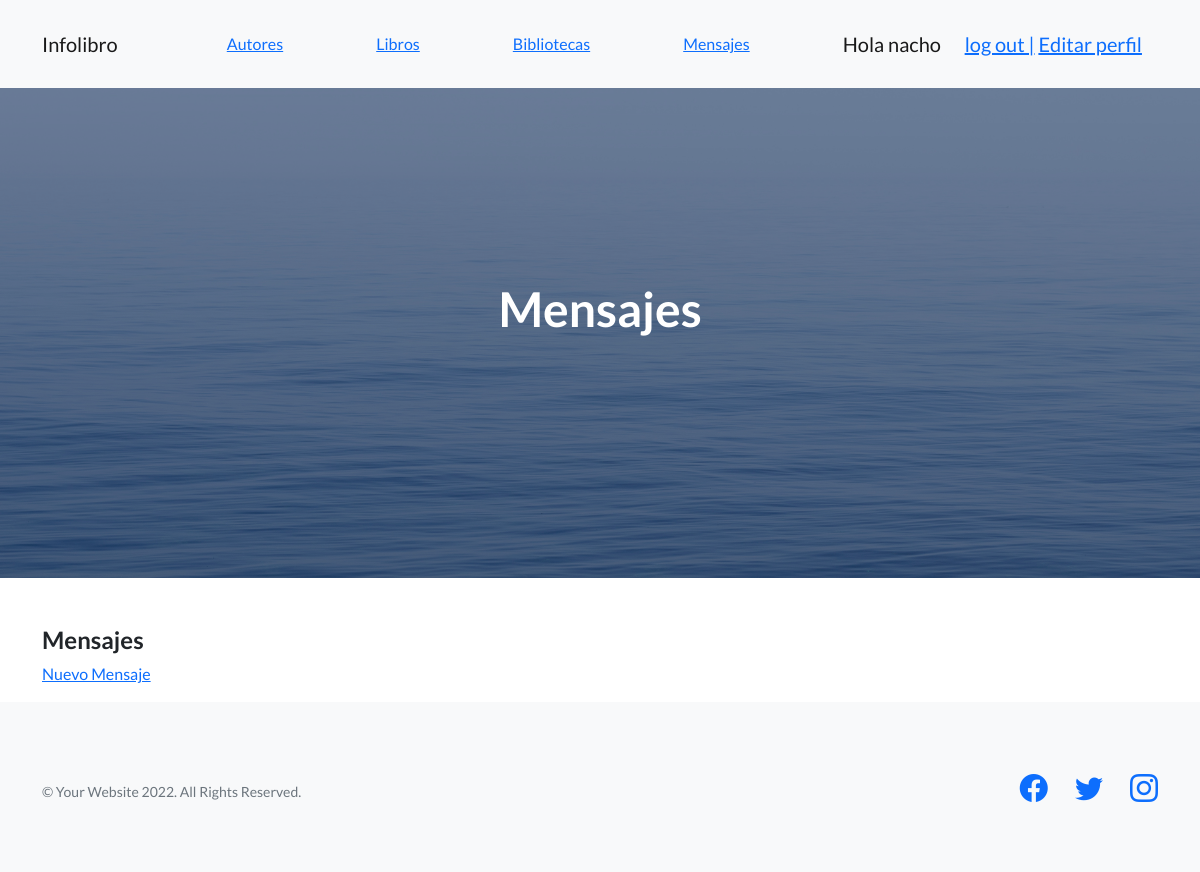
The page /list-mensaje/ (signed in) on the database as committed earlier.
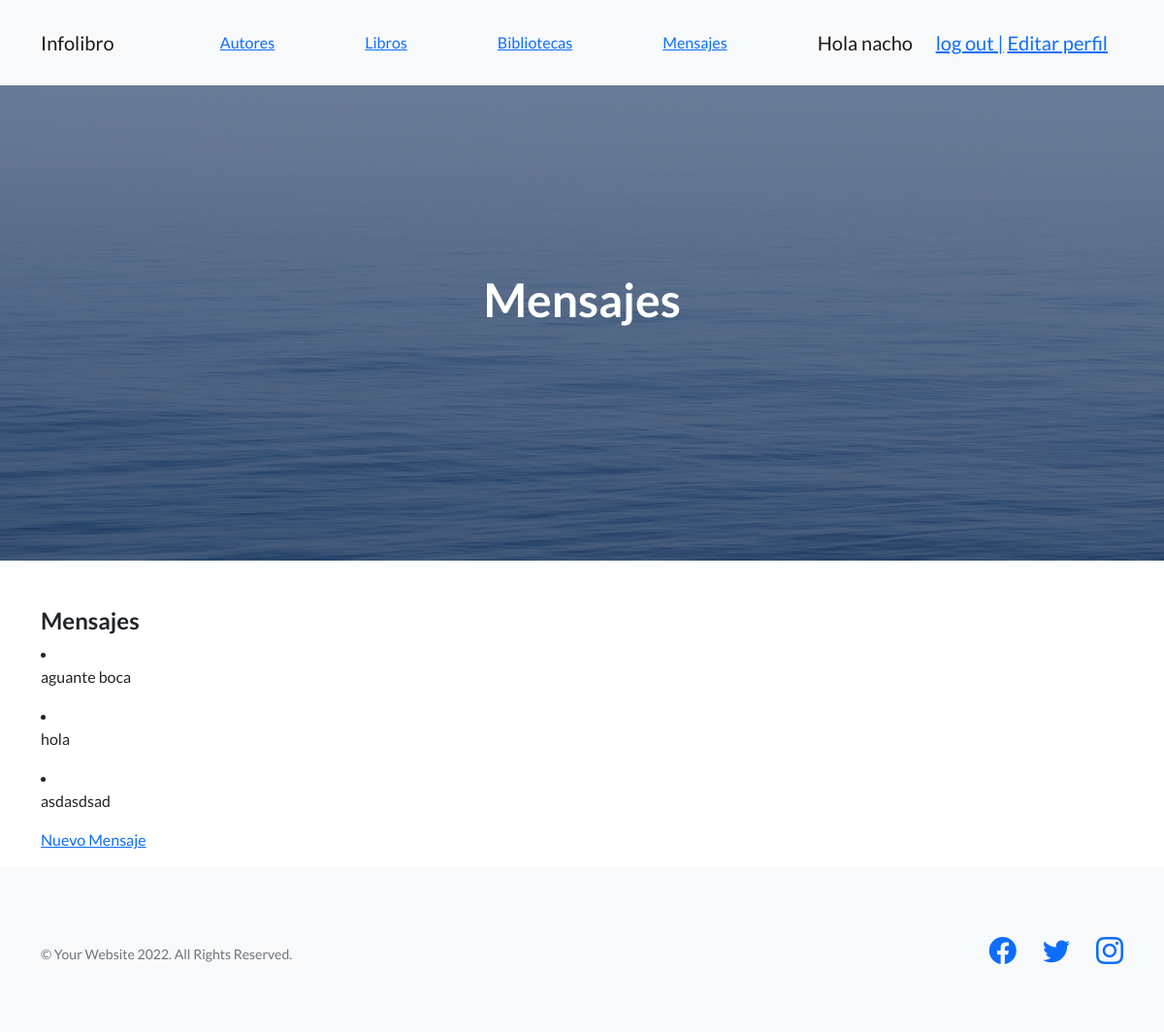
The same page on the database as committed later.
### AppProyecto/models.py (models this page shows, shortened)
class mensaje(models.Model):
    mensaje=models.CharField(max_length=250)

### AppProyecto/views.py (the view)
# urls.py: path('list-mensaje/',List_mensaje.as_view(), name='list-mensaje'),
class List_mensaje(ListView):
    model = mensaje
    template_name = 'AppProyecto/list-mensaje.html'

### AppProyecto/templates/AppProyecto/list-mensaje.html (shortened to what this page needs)
{% extends 'AppProyecto/padre.html' %}
{% block encabezado %} Mensajes {% endblock %}
{% block contenido %}
<section class="mt-5">
    <div class="container">
        <div class="row">
            <div class= "col-lg-12">
                <h4>Mensajes</h4>
                {% for mensaje in object_list %}
                <li>
                    <p> {{ mensaje.mensaje }}</p>
                </li>
                {% endfor %}
                <p>
                    <a href="{% url 'add-mensaje' %}">Nuevo Mensaje</a>
                </p>
            </div>
        </div>
    </div>
</section>
{% endblock %}

Rows that differ between the two databases and show on the page:
added mensaje: mensaje "aguante boca"
added mensaje: mensaje "hola"
added mensaje: mensaje "asdasdsad"
